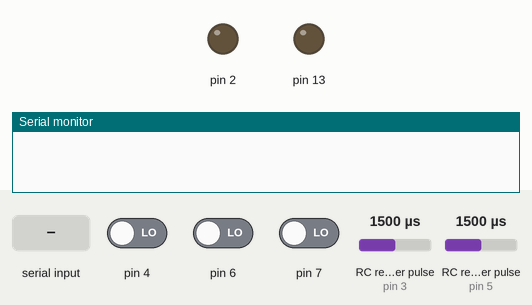
Simulated run of this program. Board: Arduino Nano, built with avr-gcc and run on an emulated ATmega328P. Shown: output pins drawn as LEDs (lit = HIGH), the last lines printed to the serial monitor. Wiring (inferred from the names in the program): 2 × RC receiver channel: data pin 3 / data pin 5. The inputs (shaded band) are chosen by the test bench; at power-on: pin 4 LOW, pin 6 LOW, pin 7 LOW, RC receiver pulse (sensors on pin 3, pin 5) 1500 µs.

Above: at 0.1 s.
At 0.8 s:
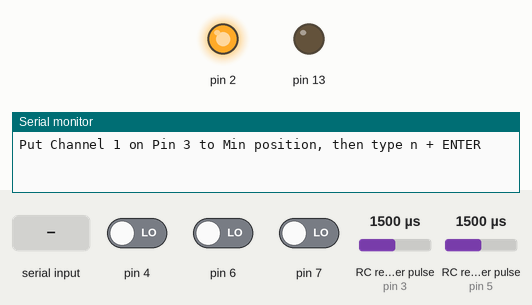
0.9 s: "N" received over Serial
Timing chart, 0 to 3.9 s (numbered marks = the images above; inputs shaded):
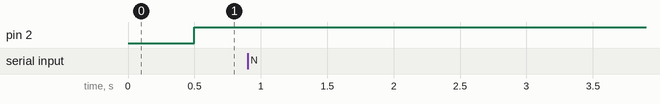

The program:

main.cpp
```cpp
/*
   This sketch can be used to calibrate your RC to be mapped from -1 to 1. The calibration is then saved
   in the EEPROM to be used in a different sketch withyout the need of burning the calibration in your code.

   To use different ports as the one i used, just type your ports in under "channelPins". The total amount
   of pins you are using is to be defined under "CHANNELAMOUNT".

https://github.com/timoxd7/FastRCReader/blob/master/examples/Calibration_Mapping_to_EEPROM/Calibration_Mapping_to_EEPROM.ino
*/

#include <Arduino.h>
#include "FastRCReader.h"
#include <EEPROM.h>

#define _ON  HIGH
#define _OFF LOW

//Port definitions is set in FastRCReader.h
//Change with the Ports you want to use
#define CHANNELAMOUNT 2
const uint8_t channelPins[CHANNELAMOUNT] = {3, 5};

const int potPin = A0;
int potVal = -1;

//The adress the calibration/mapping will be saved in the EEPROM
#define EEPROMADRESS 0

////RCChannelMapper RC;
FastRCReader  RC;


//Fuction which should wait until the next Calibration point is triggeret by serial
void waitSerial() {
  while (true) {
    while (Serial.available()) {
      char got = Serial.read();
      if (got == 'N' || got == 'n') return;
    }
  }
}

//==========================================================================================
void setup() {
  pinMode(2, OUTPUT);
  pinMode(13, OUTPUT);
  digitalWrite(2, _OFF);
  digitalWrite(13, _OFF);
  Serial.begin(115200);

  delay(500);
  //while (!Serial.available());

  digitalWrite(2, _ON);
  RC.begin();

  for (uint8_t i = 0; i < CHANNELAMOUNT; i++) {     //instantiate RC channel as interrupt at pin set in channelPin array
    RC.addChannel(channelPins[i]);
  }

  //Get the mins and the maxs of all channels to map them
  for (uint8_t i = 0; i < CHANNELAMOUNT; i++) {
    //Write what is to do in Serial Monitor
    char buffer[57];
    sprintf(buffer, "Put Channel %i on Pin %i to Min position, then type n + ENTER ", i + 1, channelPins[i]);
    Serial.print(buffer);

    //Then save Min value
    waitSerial();
    uint16_t channelMin = RC.getFreq(channelPins[i]);
    Serial.println(channelMin);

    //Same again
    sprintf(buffer, "Put Channel %i on Pin %i to Max position, then type n + ENTER ", i + 1, channelPins[i]);
    Serial.print(buffer);

    waitSerial();
    uint16_t channelMax = RC.getFreq(channelPins[i]);
    Serial.println(channelMax);
  }

  digitalWrite(13, _ON);

  //Save to EEPROM
  EEPROM.put(EEPROMADRESS, RC);
  Serial.println("\nSaved in EEPROM, you can now run your own code by reading the RC-Object from the EEPROM");

  delay(1000);

  while(1) {
    potVal = analogRead(potPin);   //read pot
    Serial.println(potVal);
    delay(500);
  }
}


//**************************************************************************************
void loop() {
    uint16_t channelVal0 = RC.getFreq(channelPins[0]);
    uint16_t channelVal1 = RC.getFreq(channelPins[1]);
    Serial.print(channelVal0); Serial.print(" "); Serial.println(channelVal1);
    delay(500);
}
```

FastRCReader.h
```cpp
/*
  FastRCReader for Arduino Nano and Uno to read fast and accurat RC Data.

  Written by Timo Meyer.
  The library is contributed as-is.

  To specify the right ports you want to use as input,
  scroll a bit down and select the right ones in the config part.
*/


//Directly accessing the Registers of the AVR-Processor. Only compatible with AVR-based boards
#ifndef __AVR__
#error "Sorry, the FastRCReader.h is optimised for Arduino AVR Boards (e.g. Uno, Nano...) Please use a different library"
#endif

//Just tested with ATmega328P and ATmega168, so just blocking the rest to prevent from missuse
#ifdef __AVR_ATmega328P__
#else
#ifdef __AVR_ATmega168__
#else
#error "Sorry, the library is currently only optimised for Atmega168 and Atmega328P boards."
#endif // nDefined __AVR_ATmega328P__
#endif // nDefined __AVR_ATmega168__

//--------------------------------------------------------------------------------------------------------------

#ifndef FastRCReader_h
#define FastRCReader_h

//----------------------------------Configuration----------------------------------

/* Choose one of the following to set the Ports wich will be used:
    1 for Pin D8 to D13
    2 for Pin A0 to A5 (Analog pins)
    3 for Pin D0 to D7
*/

#ifndef PORTS_TO_USE
#define PORTS_TO_USE 3 //Put in the needed number discribed above here
#endif

//----------------------------------End-Configuration-----------------------------------------------------------

#if PORTS_TO_USE == 1
//Interrupt vector definition
#define INTERRUPT_VECTOR PCINT0_vect
//How many ports are connectet to the board?
#define PORTCOUNT 6
//Port definitions (Bit-definitions) for the DDRx
const uint8_t portBit[PORTCOUNT] {PB0, PB1, PB2, PB3, PB4, PB5};
//Set the corresbonding bit for the Pin Change Interrupt Control Register (Register which enables Pin Change Interrupts)
#define PCICR_BIT PCIE0
//Set the corresbonding bit for the Pin Change Interrupt Flag Register (Register which tells if a interrupt got triggered)
#define PCIFR_BIT PCIF0
//Set the right register for the Pin Change Mask
#define PINCHANGEMASK PCMSK0
//Set the corresbonding bit for the Pin Change Mask
const uint8_t pcmskBit[PORTCOUNT] {PCINT0, PCINT1, PCINT2, PCINT3, PCINT4, PCINT5};
//Define the Port Input/Output Register
#define INPUT_OUTPUT_REGISTER DDRB
//Define the Port Output Data Register
#define OUTPUT_DATA_REGISTER PORTB
//Define the Pin Input Save Register
#define INPUT_DATA_REGISTER PINB
#else

//The same just for the other cases, so no commentary
#if PORTS_TO_USE == 2
#define INTERRUPT_VECTOR PCINT1_vect
#define PORTCOUNT 6
const uint8_t portBit[PORTCOUNT] {PC0, PC1, PC2, PC3, PC4, PC5};
#define PCICR_BIT PCIE1
#define PCIFR_BIT PCIF1
#define PINCHANGEMASK PCMSK1
const uint8_t pcmskBit[PORTCOUNT] {PCINT8, PCINT9, PCINT10, PCINT11, PCINT12, PCINT13};
//Define the Port Input/Output Register
#define INPUT_OUTPUT_REGISTER DDRC
//Define the Port Output Data Register
#define OUTPUT_DATA_REGISTER PORTC
//Define the Pin Input Save Register
#define INPUT_DATA_REGISTER PINC
#else

#if PORTS_TO_USE == 3
#define INTERRUPT_VECTOR PCINT2_vect
#define PORTCOUNT 8
const uint8_t portBit[PORTCOUNT] {PD0, PD1, PD2, PD3, PD4, PD5, PD6, PD7};
#define PCICR_BIT PCIE2
#define PCIFR_BIT PCIF2
#define PINCHANGEMASK PCMSK2
const uint8_t pcmskBit[PORTCOUNT] {PCINT16, PCINT17, PCINT18, PCINT19, PCINT20, PCINT21, PCINT22, PCINT23};
//Define the Port Input/Output Register
#define INPUT_OUTPUT_REGISTER DDRD
//Define the Port Output Data Register
#define OUTPUT_DATA_REGISTER PORTD
//Define the Pin Input Save Register
#define INPUT_DATA_REGISTER PIND
#else

#ifdef PORTS_TO_USE
#error "There is a wrong port definition in FastRCReader.h!"
#else
#error "There is no port definition in FastRCReader.h!"
#endif //def PORTS_TO_USE

#endif //3 / D
#endif //2 / C
#endif //1 / B

//--------------------------------------------------------------------------------------------------------------

//Global Vars/Interrupt sensitive vars
struct _channel { //needs to be global because of the Interrupt. Using struct, is more readable and faster as an object
  uint8_t active; //could also use bool array [8] but it uses for every bool one full byte, waste of ram. To save if the pin is active or not
  uint8_t lastStatus; //same as one line above. To save the last status from the last check
  uint16_t frequency[8]; //holds the Frequency or better say the Time, the channel is high. Direct proportional to the State of the stick of the RC
  uint16_t lastDown[8]; //last time the channel was LOW. To mesure the HIGH time
} _channel;


//----------------------------------Header----------------------------------

class FastRCReader
{
  public:

    void begin();

    void addChannel(uint8_t Channel);
    void addChannel(uint8_t Channels[]);
    void addChannel(uint8_t *Channels, uint8_t ChannelAmount);

    void stopChannel(uint8_t Channel);
    void stopChannel(uint8_t Channels[]);
    void stopChannel(uint8_t *Channels, uint8_t ChannelAmount);

    uint16_t getFreq(uint8_t Channel);
};


//----------------------------------CPP-FastRCReader----------------------------------

void FastRCReader::begin() {
  //Stop active interrups / delete global interrupt bit
  cli();

  //Delete the Flag in the Pin Change Interrupt Flag Register to prevent from false interrupt triggering
  PCIFR &= ~(1 << PCIFR_BIT);

  //Delete all corresbonding bits in the Pin Change Mask Register to prevent from fals interrupt triggering
  PINCHANGEMASK = 0b00000000;

  //Set bit in Pin Change Interrupt Control Register for the needed Ports
  PCICR |= (1 << PCICR_BIT);

  //Activate interrupt / set global interrupt bit
  sei();
}

void FastRCReader::addChannel(uint8_t ch) {
  //To map the Ports D8 to D13 at 0 to 5
#if PORTS_TO_USE == 1
  ch -= 8;
#endif // PORTS_TO_USE

  //Is the got Channel a valid Channel?
  if (ch < 0 || ch >= PORTCOUNT) return;

  _channel.active |= (1 << ch); //Activating bit accoding to its pin

  INPUT_OUTPUT_REGISTER &= ~(1 << portBit[ch]); //Set the needed pin as input
  PINCHANGEMASK |= (1 << pcmskBit[ch]); //Add interrupt for the needed Channel
}

void FastRCReader::addChannel(uint8_t ch[]) {
  addChannel(ch[0], sizeof(ch));
}

void FastRCReader::addChannel(uint8_t *ch, uint8_t channelAmount) {
  for (uint8_t i = 0; i < channelAmount; i++){
    addChannel(ch[i]);
  }
}

void FastRCReader::stopChannel(uint8_t ch) {
  //To map the Ports D8 to D13 at 0 to 5
#if PORTS_TO_USE == 1
  ch -= 8;
#endif // PORTS_TO_USE

  //Is the got Channel a valid Channel?
  if (ch < 0 || ch >= PORTCOUNT) return;

  _channel.active &= ~(1 << ch); //Deactivate channel

  PINCHANGEMASK &= ~(1 << pcmskBit[ch]); //Stop triggering interrupt by the given pin
  INPUT_OUTPUT_REGISTER |= (1 << portBit[ch]); //Set the pin which shoulden't be used anymore as output
}

void FastRCReader::stopChannel(uint8_t ch[]) {
  stopChannel(ch[0], sizeof(ch));
}

void FastRCReader::stopChannel(uint8_t *ch, uint8_t channelAmount) {
  for (uint8_t i = 0; i < channelAmount; i++){
    stopChannel(ch[i]);
  }
}

uint16_t FastRCReader::getFreq(uint8_t ch) {
  //To map the Ports D8 to D13 at 0 to 5
#if PORTS_TO_USE == 1
  ch -= 8;
#endif // PORTS_TO_USE

  //Is the got Channel a valid Channel?
  if (ch < 0 || ch >= PORTCOUNT) return 0;

  return _channel.frequency[ch];
}


ISR(INTERRUPT_VECTOR) { //Interrupt called once any of the pins gets changed
  //Save the current time / Time almost exactly after the event/portchange happened
  unsigned long currentTime = micros();

  //Do for every Port
  for (uint8_t i = 0; i < PORTCOUNT; i++) {
    //Channel active?
    if (_channel.active & (1 << i)) { //same as i would write _channel.active[i] by using a boolean array
      //Port HIGH?
      if (INPUT_DATA_REGISTER & (1 << portBit[i])) { //-> Port HIGH
        //Port LOW last time?
        if (~_channel.lastStatus & (1 << i)) {
          //Save new status
          _channel.lastStatus |= (1 << i);
          //Save time at last status change
          _channel.lastDown[i] = currentTime;
        }
        //Port HIGH last time -> do nothing
      } else { //-> Port LOW
        //Port HIGH last time?
        if (_channel.lastStatus & (1 << i)) {
          _channel.lastStatus &= ~(1 << i);
          _channel.frequency[i] = currentTime - _channel.lastDown[i];
        }
      }
    }
  }
}


#endif //FastRCReader_h
```
